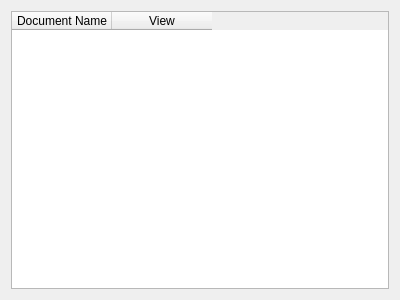
<?xml version="1.0" encoding="UTF-8"?>
<ui version="4.0">
 <class>Form</class>
 <widget class="QWidget" name="Form">
  <property name="geometry">
   <rect>
    <x>0</x>
    <y>0</y>
    <width>400</width>
    <height>300</height>
   </rect>
  </property>
  <property name="windowTitle">
   <string>Form</string>
  </property>
  <layout class="QVBoxLayout" name="verticalLayout">
   <item>
    <widget class="QTableWidget" name="documentTable">
     <column>
      <property name="text">
       <string>Document Name</string>
      </property>
     </column>
     <column>
      <property name="text">
       <string>View</string>
      </property>
     </column>
    </widget>
   </item>
  </layout>
 </widget>
 <resources/>
 <connections/>
</ui>
